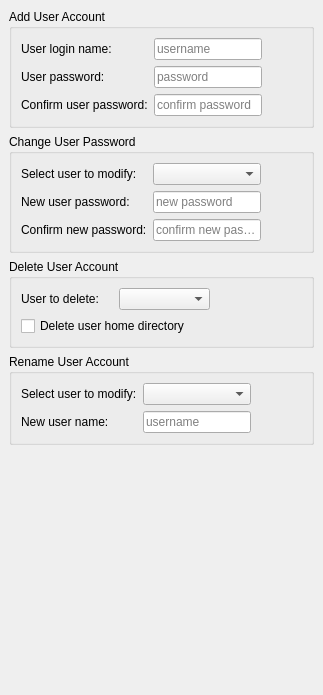
     <widget class="QWidget" name="userTab">
      <attribute name="icon">
       <iconset resource="images.qrc">
        <normaloff>:/icons/mx-user_one.png</normaloff>:/icons/mx-user_one.png</iconset>
      </attribute>
      <attribute name="title">
       <string>Administration</string>
      </attribute>
      <attribute name="toolTip">
       <string>Add a new user</string>
      </attribute>
      <layout class="QGridLayout">
       <property name="leftMargin">
        <number>9</number>
       </property>
       <property name="topMargin">
        <number>9</number>
       </property>
       <property name="rightMargin">
        <number>9</number>
       </property>
       <property name="bottomMargin">
        <number>9</number>
       </property>
       <property name="spacing">
        <number>6</number>
       </property>
       <item row="7" column="0">
        <spacer>
         <property name="orientation">
          <enum>Qt::Vertical</enum>
         </property>
         <property name="sizeHint" stdset="0">
          <size>
           <width>20</width>
           <height>241</height>
          </size>
         </property>
        </spacer>
       </item>
       <item row="0" column="0">
        <widget class="QGroupBox" name="addUserBox">
         <property name="sizePolicy">
          <sizepolicy hsizetype="MinimumExpanding" vsizetype="Minimum">
           <horstretch>0</horstretch>
           <verstretch>0</verstretch>
          </sizepolicy>
         </property>
         <property name="title">
          <string>Add User Account</string>
         </property>
         <layout class="QGridLayout">
          <property name="leftMargin">
           <number>9</number>
          </property>
          <property name="topMargin">
           <number>9</number>
          </property>
          <property name="rightMargin">
           <number>9</number>
          </property>
          <property name="bottomMargin">
           <number>9</number>
          </property>
          <property name="spacing">
           <number>6</number>
          </property>
          <item row="2" column="1">
           <widget class="QLineEdit" name="userPassword2Edit">
            <property name="sizePolicy">
             <sizepolicy hsizetype="MinimumExpanding" vsizetype="Fixed">
              <horstretch>0</horstretch>
              <verstretch>0</verstretch>
             </sizepolicy>
            </property>
            <property name="toolTip">
             <string>Reenter password for new user</string>
            </property>
            <property name="text">
             <string/>
            </property>
            <property name="echoMode">
             <enum>QLineEdit::Password</enum>
            </property>
            <property name="placeholderText">
             <string>confirm password</string>
            </property>
            <property name="clearButtonEnabled">
             <bool>true</bool>
            </property>
           </widget>
          </item>
          <item row="0" column="0">
           <widget class="QLabel" name="userNameLabel">
            <property name="sizePolicy">
             <sizepolicy hsizetype="Expanding" vsizetype="Preferred">
              <horstretch>0</horstretch>
              <verstretch>0</verstretch>
             </sizepolicy>
            </property>
            <property name="toolTip">
             <string>Username of new user</string>
            </property>
            <property name="text">
             <string>User login name:</string>
            </property>
            <property name="buddy">
             <cstring>userNameEdit</cstring>
            </property>
           </widget>
          </item>
          <item row="0" column="1">
           <widget class="QLineEdit" name="userNameEdit">
            <property name="sizePolicy">
             <sizepolicy hsizetype="MinimumExpanding" vsizetype="Fixed">
              <horstretch>0</horstretch>
              <verstretch>0</verstretch>
             </sizepolicy>
            </property>
            <property name="toolTip">
             <string>Enter username of new user</string>
            </property>
            <property name="text">
             <string/>
            </property>
            <property name="placeholderText">
             <string>username</string>
            </property>
            <property name="clearButtonEnabled">
             <bool>true</bool>
            </property>
           </widget>
          </item>
          <item row="1" column="0">
           <widget class="QLabel" name="userPasswordLabel">
            <property name="sizePolicy">
             <sizepolicy hsizetype="Expanding" vsizetype="Preferred">
              <horstretch>0</horstretch>
              <verstretch>0</verstretch>
             </sizepolicy>
            </property>
            <property name="toolTip">
             <string>Password for new user</string>
            </property>
            <property name="text">
             <string>User password:</string>
            </property>
            <property name="buddy">
             <cstring>userPasswordEdit</cstring>
            </property>
           </widget>
          </item>
          <item row="1" column="1">
           <widget class="QLineEdit" name="userPasswordEdit">
            <property name="sizePolicy">
             <sizepolicy hsizetype="MinimumExpanding" vsizetype="Fixed">
              <horstretch>0</horstretch>
              <verstretch>0</verstretch>
             </sizepolicy>
            </property>
            <property name="toolTip">
             <string>Enter password for new user</string>
            </property>
            <property name="text">
             <string/>
            </property>
            <property name="echoMode">
             <enum>QLineEdit::Password</enum>
            </property>
            <property name="placeholderText">
             <string>password</string>
            </property>
            <property name="clearButtonEnabled">
             <bool>true</bool>
            </property>
           </widget>
          </item>
          <item row="2" column="0">
           <widget class="QLabel" name="userPassword2Label">
            <property name="sizePolicy">
             <sizepolicy hsizetype="Expanding" vsizetype="Preferred">
              <horstretch>0</horstretch>
              <verstretch>0</verstretch>
             </sizepolicy>
            </property>
            <property name="toolTip">
             <string>Password for new user</string>
            </property>
            <property name="text">
             <string>Confirm user password:</string>
            </property>
            <property name="buddy">
             <cstring>userPassword2Edit</cstring>
            </property>
           </widget>
          </item>
          <item row="0" column="2">
           <spacer name="horizontalSpacer_2">
            <property name="orientation">
             <enum>Qt::Horizontal</enum>
            </property>
            <property name="sizeType">
             <enum>QSizePolicy::Expanding</enum>
            </property>
            <property name="sizeHint" stdset="0">
             <size>
              <width>40</width>
              <height>20</height>
             </size>
            </property>
           </spacer>
          </item>
         </layout>
        </widget>
       </item>
       <item row="5" column="0">
        <widget class="QGroupBox" name="deleteUserBox">
         <property name="sizePolicy">
          <sizepolicy hsizetype="MinimumExpanding" vsizetype="Minimum">
           <horstretch>0</horstretch>
           <verstretch>0</verstretch>
          </sizepolicy>
         </property>
         <property name="title">
          <string>Delete User Account</string>
         </property>
         <layout class="QGridLayout" name="_9">
          <property name="leftMargin">
           <number>9</number>
          </property>
          <property name="topMargin">
           <number>9</number>
          </property>
          <property name="rightMargin">
           <number>9</number>
          </property>
          <property name="bottomMargin">
           <number>9</number>
          </property>
          <property name="spacing">
           <number>6</number>
          </property>
          <item row="0" column="2">
           <spacer name="horizontalSpacer_3">
            <property name="orientation">
             <enum>Qt::Horizontal</enum>
            </property>
            <property name="sizeType">
             <enum>QSizePolicy::Expanding</enum>
            </property>
            <property name="sizeHint" stdset="0">
             <size>
              <width>40</width>
              <height>20</height>
             </size>
            </property>
           </spacer>
          </item>
          <item row="0" column="1">
           <widget class="QComboBox" name="comboDeleteUser">
            <property name="sizePolicy">
             <sizepolicy hsizetype="MinimumExpanding" vsizetype="Fixed">
              <horstretch>0</horstretch>
              <verstretch>0</verstretch>
             </sizepolicy>
            </property>
            <property name="toolTip">
             <string>Select user</string>
            </property>
            <property name="currentText">
             <string/>
            </property>
           </widget>
          </item>
          <item row="0" column="0">
           <widget class="QLabel" name="deleteUserLabel">
            <property name="sizePolicy">
             <sizepolicy hsizetype="Expanding" vsizetype="Preferred">
              <horstretch>0</horstretch>
              <verstretch>0</verstretch>
             </sizepolicy>
            </property>
            <property name="toolTip">
             <string>Select user to delete</string>
            </property>
            <property name="frameShape">
             <enum>QFrame::NoFrame</enum>
            </property>
            <property name="frameShadow">
             <enum>QFrame::Plain</enum>
            </property>
            <property name="text">
             <string>User to delete:</string>
            </property>
            <property name="buddy">
             <cstring>comboDeleteUser</cstring>
            </property>
           </widget>
          </item>
          <item row="4" column="0" colspan="2">
           <widget class="QCheckBox" name="deleteHomeCheckBox">
            <property name="sizePolicy">
             <sizepolicy hsizetype="Expanding" vsizetype="Fixed">
              <horstretch>0</horstretch>
              <verstretch>0</verstretch>
             </sizepolicy>
            </property>
            <property name="toolTip">
             <string>Also delete the user's home directory</string>
            </property>
            <property name="text">
             <string>Delete user home directory</string>
            </property>
            <property name="checked">
             <bool>false</bool>
            </property>
           </widget>
          </item>
         </layout>
        </widget>
       </item>
       <item row="6" column="0">
        <widget class="QGroupBox" name="renameUserBox">
         <property name="sizePolicy">
          <sizepolicy hsizetype="Preferred" vsizetype="Minimum">
           <horstretch>0</horstretch>
           <verstretch>0</verstretch>
          </sizepolicy>
         </property>
         <property name="title">
          <string>Rename User Account</string>
         </property>
         <layout class="QGridLayout" name="gridLayout2">
          <item row="0" column="0">
           <widget class="QLabel" name="labelRenameUser">
            <property name="sizePolicy">
             <sizepolicy hsizetype="Expanding" vsizetype="Preferred">
              <horstretch>0</horstretch>
              <verstretch>0</verstretch>
             </sizepolicy>
            </property>
            <property name="text">
             <string>Select user to modify:</string>
            </property>
            <property name="buddy">
             <cstring>comboRenameUser</cstring>
            </property>
           </widget>
          </item>
          <item row="0" column="1">
           <widget class="QComboBox" name="comboRenameUser">
            <property name="sizePolicy">
             <sizepolicy hsizetype="MinimumExpanding" vsizetype="Fixed">
              <horstretch>0</horstretch>
              <verstretch>0</verstretch>
             </sizepolicy>
            </property>
           </widget>
          </item>
          <item row="0" column="2">
           <spacer name="horizontalSpacer_10">
            <property name="orientation">
             <enum>Qt::Horizontal</enum>
            </property>
            <property name="sizeType">
             <enum>QSizePolicy::Expanding</enum>
            </property>
            <property name="sizeHint" stdset="0">
             <size>
              <width>40</width>
              <height>20</height>
             </size>
            </property>
           </spacer>
          </item>
          <item row="1" column="0">
           <widget class="QLabel" name="label_4">
            <property name="sizePolicy">
             <sizepolicy hsizetype="Expanding" vsizetype="Preferred">
              <horstretch>0</horstretch>
              <verstretch>0</verstretch>
             </sizepolicy>
            </property>
            <property name="text">
             <string>New user name:</string>
            </property>
            <property name="buddy">
             <cstring>renameUserNameEdit</cstring>
            </property>
           </widget>
          </item>
          <item row="1" column="1">
           <widget class="QLineEdit" name="renameUserNameEdit">
            <property name="sizePolicy">
             <sizepolicy hsizetype="MinimumExpanding" vsizetype="Fixed">
              <horstretch>0</horstretch>
              <verstretch>0</verstretch>
             </sizepolicy>
            </property>
            <property name="toolTip">
             <string>Enter username of new user</string>
            </property>
            <property name="text">
             <string/>
            </property>
            <property name="placeholderText">
             <string>username</string>
            </property>
            <property name="clearButtonEnabled">
             <bool>true</bool>
            </property>
           </widget>
          </item>
         </layout>
        </widget>
       </item>
       <item row="1" column="0">
        <widget class="QGroupBox" name="changePasswordBox">
         <property name="sizePolicy">
          <sizepolicy hsizetype="Preferred" vsizetype="Minimum">
           <horstretch>0</horstretch>
           <verstretch>0</verstretch>
          </sizepolicy>
         </property>
         <property name="title">
          <string>Change User Password</string>
         </property>
         <layout class="QGridLayout" name="gridLayoutPasswd">
          <item row="0" column="1">
           <widget class="QComboBox" name="comboChangePass">
            <property name="sizePolicy">
             <sizepolicy hsizetype="MinimumExpanding" vsizetype="Fixed">
              <horstretch>0</horstretch>
              <verstretch>0</verstretch>
             </sizepolicy>
            </property>
           </widget>
          </item>
          <item row="1" column="1">
           <widget class="QLineEdit" name="lineEditChangePass">
            <property name="sizePolicy">
             <sizepolicy hsizetype="MinimumExpanding" vsizetype="Fixed">
              <horstretch>0</horstretch>
              <verstretch>0</verstretch>
             </sizepolicy>
            </property>
            <property name="inputMask">
             <string/>
            </property>
            <property name="echoMode">
             <enum>QLineEdit::Password</enum>
            </property>
            <property name="placeholderText">
             <string>new password</string>
            </property>
            <property name="clearButtonEnabled">
             <bool>true</bool>
            </property>
           </widget>
          </item>
          <item row="2" column="0">
           <widget class="QLabel" name="labelChangePassConf">
            <property name="sizePolicy">
             <sizepolicy hsizetype="Expanding" vsizetype="Preferred">
              <horstretch>0</horstretch>
              <verstretch>0</verstretch>
             </sizepolicy>
            </property>
            <property name="text">
             <string>Confirm new password:</string>
            </property>
            <property name="buddy">
             <cstring>lineEditChangePassConf</cstring>
            </property>
           </widget>
          </item>
          <item row="2" column="1">
           <widget class="QLineEdit" name="lineEditChangePassConf">
            <property name="sizePolicy">
             <sizepolicy hsizetype="MinimumExpanding" vsizetype="Fixed">
              <horstretch>0</horstretch>
              <verstretch>0</verstretch>
             </sizepolicy>
            </property>
            <property name="echoMode">
             <enum>QLineEdit::Password</enum>
            </property>
            <property name="placeholderText">
             <string>confirm new password</string>
            </property>
            <property name="clearButtonEnabled">
             <bool>true</bool>
            </property>
           </widget>
          </item>
          <item row="0" column="0">
           <widget class="QLabel" name="labelChangePassUser">
            <property name="sizePolicy">
             <sizepolicy hsizetype="Expanding" vsizetype="Preferred">
              <horstretch>0</horstretch>
              <verstretch>0</verstretch>
             </sizepolicy>
            </property>
            <property name="text">
             <string>Select user to modify:</string>
            </property>
            <property name="buddy">
             <cstring>comboChangePass</cstring>
            </property>
           </widget>
          </item>
          <item row="1" column="0">
           <widget class="QLabel" name="labelChangePass">
            <property name="sizePolicy">
             <sizepolicy hsizetype="Expanding" vsizetype="Preferred">
              <horstretch>0</horstretch>
              <verstretch>0</verstretch>
             </sizepolicy>
            </property>
            <property name="text">
             <string>New user password:</string>
            </property>
            <property name="buddy">
             <cstring>lineEditChangePass</cstring>
            </property>
           </widget>
          </item>
          <item row="0" column="2">
           <spacer name="horizontalSpacer_9">
            <property name="orientation">
             <enum>Qt::Horizontal</enum>
            </property>
            <property name="sizeType">
             <enum>QSizePolicy::Expanding</enum>
            </property>
            <property name="sizeHint" stdset="0">
             <size>
              <width>40</width>
              <height>20</height>
             </size>
            </property>
           </spacer>
          </item>
         </layout>
        </widget>
       </item>
      </layout>
     </widget>
